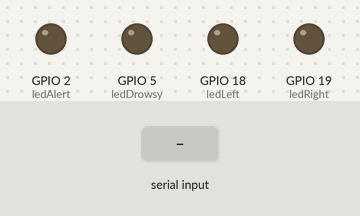
Simulated run of this sketch. Board: ESP32. Shown: output pins drawn as LEDs (lit = HIGH). Inputs (shaded band) come from the test bench. What the sketch prints to the serial monitor is not drawn.

Above: at 1.2 s.
1.3 s: "Alert\n" received over Serial
At 1.9 s:
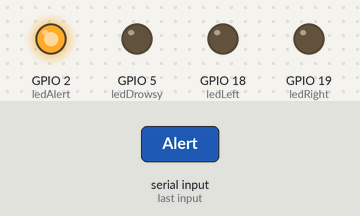
2.8 s: "Drowsy\n" received over Serial
At 4.0 s:
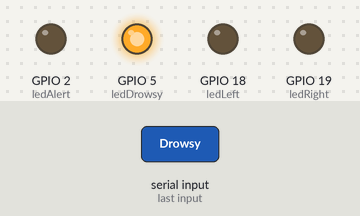
4.3 s: "Left\n" received over Serial
At 5.3 s:
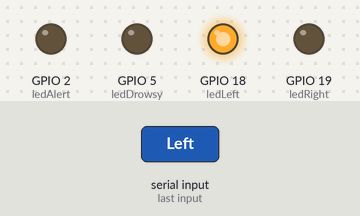
5.8 s: "Right\n" received over Serial
At 6.5 s:
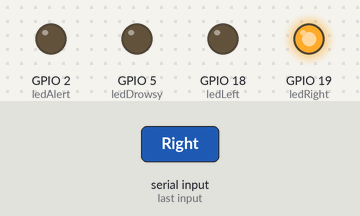
Timing chart, 0 to 8.3 s (numbered marks = the images above; inputs shaded):
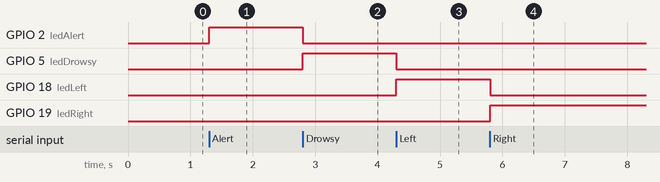

The sketch:

esp_final_code.ino
```cpp
// ------------------- Pin Definitions -------------------
const int ledAlert = 2;    // Built-in LED
const int ledDrowsy = 5;
const int ledLeft = 18;
const int ledRight = 19;

String state = "";  // Stores incoming state

void setup() {
  Serial.begin(115200);

  pinMode(ledAlert, OUTPUT);
  pinMode(ledDrowsy, OUTPUT);
  pinMode(ledLeft, OUTPUT);
  pinMode(ledRight, OUTPUT);

  // Turn off all LEDs initially
  digitalWrite(ledAlert, LOW);
  digitalWrite(ledDrowsy, LOW);
  digitalWrite(ledLeft, LOW);
  digitalWrite(ledRight, LOW);

  Serial.println("✅ ESP32 ready to receive driver state");
}

void loop() {
  // Read serial data if available
  if (Serial.available()) {
    state = Serial.readStringUntil('\n');  // read until newline
    state.trim(); // remove extra whitespace

    // Reset all LEDs
    digitalWrite(ledAlert, LOW);
    digitalWrite(ledDrowsy, LOW);
    digitalWrite(ledLeft, LOW);
    digitalWrite(ledRight, LOW);

    // Turn on the LED corresponding to the state
    if (state == "Alert") {
      digitalWrite(ledAlert, HIGH);
    }
    else if (state == "Drowsy") {
      digitalWrite(ledDrowsy, HIGH);
    }
    else if (state == "Left") {
      digitalWrite(ledLeft, HIGH);
    }
    else if (state == "Right") {
      digitalWrite(ledRight, HIGH);
    }

    // Optional: print the state for debugging
    Serial.print("📡 State received: ");
    Serial.println(state);
  }
}
```

Measured:
- after the input at 1.3 s, GPIO 2 (ledAlert): LOW → HIGH at once
- after the input at 2.8 s, GPIO 2 (ledAlert): HIGH → LOW at once; GPIO 5 (ledDrowsy): LOW → HIGH at once
- after the input at 4.3 s, GPIO 5 (ledDrowsy): HIGH → LOW at once; GPIO 18 (ledLeft): LOW → HIGH at once
- after the input at 5.8 s, GPIO 18 (ledLeft): HIGH → LOW at once; GPIO 19 (ledRight): LOW → HIGH at once
